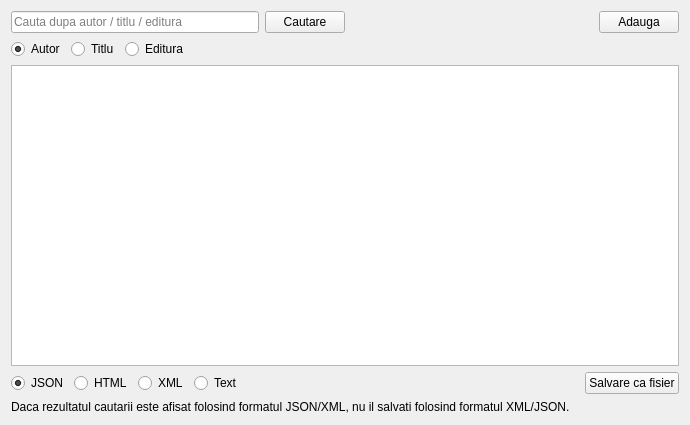
<?xml version="1.0" encoding="UTF-8"?>
<ui version="4.0">
 <class>LibraryApp</class>
 <widget class="QWidget" name="LibraryApp">
  <property name="geometry">
   <rect>
    <x>0</x>
    <y>0</y>
    <width>690</width>
    <height>425</height>
   </rect>
  </property>
  <property name="windowTitle">
   <string>LibraryApp</string>
  </property>
  <layout class="QGridLayout" name="gridLayout">
   <item row="0" column="0">
    <layout class="QHBoxLayout" name="horizontalLayout">
     <item>
      <widget class="QLineEdit" name="search_bar">
       <property name="placeholderText">
        <string>Cauta dupa autor / titlu / editura</string>
       </property>
      </widget>
     </item>
     <item>
      <widget class="QPushButton" name="search_btn">
       <property name="text">
        <string>Cautare</string>
       </property>
      </widget>
     </item>
     <item>
      <spacer name="horizontalSpacer_2">
       <property name="orientation">
        <enum>Qt::Horizontal</enum>
       </property>
       <property name="sizeHint" stdset="0">
        <size>
         <width>40</width>
         <height>20</height>
        </size>
       </property>
      </spacer>
     </item>
     <item>
      <widget class="QPushButton" name="add_btn">
       <property name="text">
        <string>Adauga</string>
       </property>
      </widget>
     </item>
    </layout>
   </item>
   <item row="3" column="0">
    <widget class="QTextEdit" name="result">
     <property name="readOnly">
      <bool>true</bool>
     </property>
    </widget>
   </item>
   <item row="1" column="0">
    <layout class="QHBoxLayout" name="horizontalLayout_2">
     <item>
      <widget class="QRadioButton" name="author_rb">
       <property name="text">
        <string>Autor</string>
       </property>
       <property name="checked">
        <bool>true</bool>
       </property>
       <attribute name="buttonGroup">
        <string notr="true">search_rb_btns</string>
       </attribute>
      </widget>
     </item>
     <item>
      <widget class="QRadioButton" name="title_rb">
       <property name="text">
        <string>Titlu</string>
       </property>
       <attribute name="buttonGroup">
        <string notr="true">search_rb_btns</string>
       </attribute>
      </widget>
     </item>
     <item>
      <widget class="QRadioButton" name="publisher_rb">
       <property name="text">
        <string>Editura</string>
       </property>
       <attribute name="buttonGroup">
        <string notr="true">search_rb_btns</string>
       </attribute>
      </widget>
     </item>
     <item>
      <spacer name="horizontalSpacer">
       <property name="orientation">
        <enum>Qt::Horizontal</enum>
       </property>
       <property name="sizeHint" stdset="0">
        <size>
         <width>40</width>
         <height>20</height>
        </size>
       </property>
      </spacer>
     </item>
    </layout>
   </item>
   <item row="4" column="0">
    <layout class="QHBoxLayout" name="horizontalLayout_3">
     <item>
      <widget class="QRadioButton" name="json_rb">
       <property name="text">
        <string>JSON</string>
       </property>
       <property name="checked">
        <bool>true</bool>
       </property>
       <attribute name="buttonGroup">
        <string notr="true">file_type_rb_btns</string>
       </attribute>
      </widget>
     </item>
     <item>
      <widget class="QRadioButton" name="html_rb">
       <property name="text">
        <string>HTML</string>
       </property>
       <attribute name="buttonGroup">
        <string notr="true">file_type_rb_btns</string>
       </attribute>
      </widget>
     </item>
     <item>
      <widget class="QRadioButton" name="xml_rb">
       <property name="text">
        <string>XML</string>
       </property>
       <attribute name="buttonGroup">
        <string notr="true">file_type_rb_btns</string>
       </attribute>
      </widget>
     </item>
     <item>
      <widget class="QRadioButton" name="text_rb">
       <property name="text">
        <string>Text</string>
       </property>
       <attribute name="buttonGroup">
        <string notr="true">file_type_rb_btns</string>
       </attribute>
      </widget>
     </item>
     <item>
      <spacer name="horizontalSpacer_3">
       <property name="orientation">
        <enum>Qt::Horizontal</enum>
       </property>
       <property name="sizeHint" stdset="0">
        <size>
         <width>40</width>
         <height>20</height>
        </size>
       </property>
      </spacer>
     </item>
     <item>
      <widget class="QPushButton" name="save_as_file_btn">
       <property name="text">
        <string>Salvare ca fisier</string>
       </property>
      </widget>
     </item>
    </layout>
   </item>
   <item row="5" column="0">
    <widget class="QLabel" name="label">
     <property name="text">
      <string>Daca rezultatul cautarii este afisat folosind formatul JSON/XML, nu il salvati folosind formatul XML/JSON.</string>
     </property>
    </widget>
   </item>
  </layout>
 </widget>
 <resources/>
 <connections/>
 <buttongroups>
  <buttongroup name="file_type_rb_btns"/>
  <buttongroup name="search_rb_btns"/>
 </buttongroups>
</ui>
